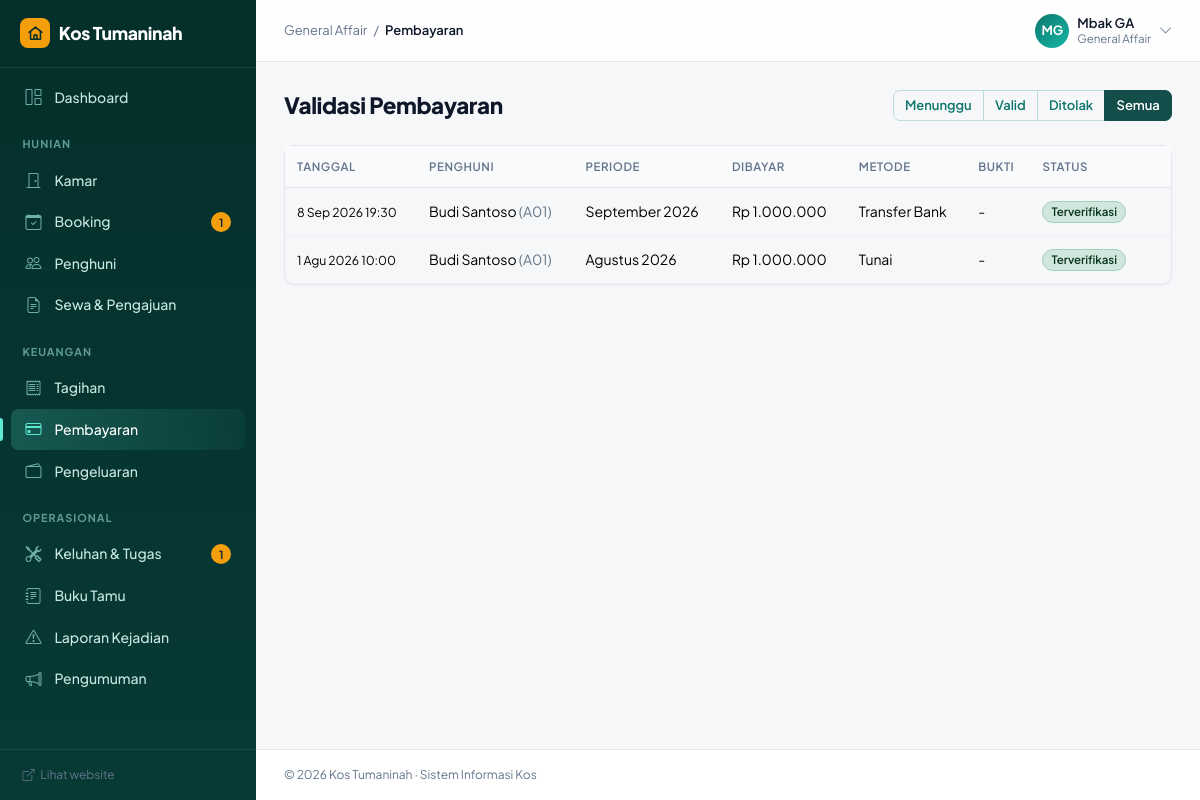
Page /ga/pembayaran.php?status=semua (signed in) on the committed database.
### tables this page shows
CREATE TABLE pembayaran (
    id              INT UNSIGNED AUTO_INCREMENT PRIMARY KEY,
    tagihan_id      INT UNSIGNED NOT NULL,
    tanggal_bayar   DATETIME NOT NULL DEFAULT CURRENT_TIMESTAMP,
    jumlah          INT UNSIGNED NOT NULL,
    metode          VARCHAR(30) NOT NULL,
    bukti           VARCHAR(255) NULL,
    status          ENUM('menunggu','valid','ditolak') NOT NULL DEFAULT 'menunggu',
    catatan         VARCHAR(255),
    divalidasi_oleh INT UNSIGNED NULL,
    FOREIGN KEY (tagihan_id) REFERENCES tagihan(id) ON DELETE CASCADE,
    FOREIGN KEY (divalidasi_oleh) REFERENCES users(id) ON DELETE SET NULL
);

CREATE TABLE users (
    id             INT UNSIGNED AUTO_INCREMENT PRIMARY KEY,
    nama           VARCHAR(100) NOT NULL,
    email          VARCHAR(100) NOT NULL UNIQUE,
    password       VARCHAR(255) NOT NULL,
    no_hp          VARCHAR(20),
    role           ENUM('owner','ga','penghuni','penjaga') NOT NULL DEFAULT 'penghuni',
    no_ktp         VARCHAR(20),
    alamat         TEXT,
    kontak_darurat VARCHAR(100),
    aktif          TINYINT(1) NOT NULL DEFAULT 1,
    created_at     DATETIME NOT NULL DEFAULT CURRENT_TIMESTAMP
);

CREATE TABLE kamar (
    id              INT UNSIGNED AUTO_INCREMENT PRIMARY KEY,
    nomor_kamar     VARCHAR(10) NOT NULL UNIQUE,
    harga_per_bulan INT UNSIGNED NOT NULL DEFAULT 1000000,
    ukuran          VARCHAR(20),
    status          ENUM('kosong','terisi','perbaikan') NOT NULL DEFAULT 'kosong',
    deskripsi       TEXT,
    created_at      DATETIME NOT NULL DEFAULT CURRENT_TIMESTAMP
);

CREATE TABLE tagihan (
    id          INT UNSIGNED AUTO_INCREMENT PRIMARY KEY,
    sewa_id     INT UNSIGNED NOT NULL,
    periode     CHAR(7) NOT NULL COMMENT 'format YYYY-MM',
    jumlah      INT UNSIGNED NOT NULL,
    jatuh_tempo DATE NOT NULL,
    status      ENUM('belum','menunggu','lunas') NOT NULL DEFAULT 'belum',
    created_at  DATETIME NOT NULL DEFAULT CURRENT_TIMESTAMP,
    UNIQUE KEY uq_tagihan (sewa_id, periode),
    FOREIGN KEY (sewa_id) REFERENCES sewa(id) ON DELETE CASCADE
);

### ga/pembayaran.php (the view, shortened to what this page needs)
<?php
require_once __DIR__ . '/../includes/functions.php';
$status = $_GET['status'] ?? 'menunggu';
$pembayaran = q(
    "SELECT p.*, t.periode, t.jumlah AS jumlah_tagihan, u.nama, k.nomor_kamar FROM pembayaran p
     JOIN tagihan t ON t.id = p.tagihan_id JOIN sewa s ON s.id = t.sewa_id
     JOIN users u ON u.id = s.user_id JOIN kamar k ON k.id = s.kamar_id
     WHERE ? = 'semua' OR p.status = ? ORDER BY p.tanggal_bayar DESC LIMIT 200",
    [$status, $status]
)->fetchAll();
require __DIR__ . '/../includes/header.php';
?>
<div class="d-flex justify-content-between align-items-center mb-4">
    <h1 class="h3 mb-0">Validasi Pembayaran</h1>
    <div class="btn-group">
        <?php foreach (['menunggu', 'valid', 'ditolak', 'semua'] as $s): ?>
            <a href="?status=<?= $s ?>" class="btn btn-sm btn-outline-primary <?= $status === $s ? 'active' : '' ?>"><?= ucfirst($s) ?></a>
        <?php endforeach; ?>
    </div>
</div>
<div class="card shadow-sm"><div class="card-body table-responsive">
    <table class="table">
        <thead><tr><th>Tanggal</th><th>Penghuni</th><th>Periode</th><th>Dibayar</th><th>Metode</th><th>Bukti</th><th>Status</th><th></th></tr></thead>
        <tbody>
        <?php foreach ($pembayaran as $p): ?>
            <tr>
                <td class="small"><?= tgl($p['tanggal_bayar'], true) ?></td>
                <td><?= e($p['nama']) ?> <span class="text-muted">(<?= e($p['nomor_kamar']) ?>)</span></td>
                <td><?= periode_label($p['periode']) ?></td>
                <td>
                    <?= rupiah($p['jumlah']) ?>
                </td>
                <td><?= e($p['metode']) ?></td>
                <td><?= $p['bukti'] ? '<a href="' . foto_url($p['bukti']) . '" target="_blank" class="btn btn-sm btn-outline-secondary"><i class="bi bi-image"></i> Lihat</a>' : '-' ?></td>
                <td><?= badge($p['status']) ?></td>
                <td>
                </td>
            </tr>
        <?php endforeach; ?>
        </tbody>
    </table>
</div></div>
<?php require __DIR__ . '/../includes/footer.php'; ?>

### includes/functions.php (shortened to what this page needs)
<?php
function db(): PDO
{
    static $pdo = null;
    if ($pdo === null) {
        $pdo = new PDO(
            'mysql:host=' . DB_HOST . ';dbname=' . DB_NAME . ';charset=utf8mb4',
            DB_USER,
            DB_PASS,
            [
                PDO::ATTR_ERRMODE            => PDO::ERRMODE_EXCEPTION,
                PDO::ATTR_DEFAULT_FETCH_MODE => PDO::FETCH_ASSOC,
            ]
        );
    }
    return $pdo;
}
function q(string $sql, array $params = []): PDOStatement
{
    $st = db()->prepare($sql);
    $st->execute($params);
    return $st;
}
function e($s): string
{
    return htmlspecialchars((string) $s, ENT_QUOTES, 'UTF-8');
}
function rupiah($n): string
{
    return 'Rp ' . number_format((int) $n, 0, ',', '.');
}
function tgl(?string $date, bool $jam = false): string
{
    $t = strtotime($date);
    $s = date('j', $t) . ' ' . substr(BULAN[(int) date('n', $t)], 0, 3) . ' ' . date('Y', $t);
    return $jam ? $s . ' ' . date('H:i', $t) : $s;
}
function periode_label(string $periode): string
{
    [$y, $m] = explode('-', $periode);
    return BULAN[(int) $m] . ' ' . $y;
}
function badge(string $status): string
{
    $warna = [
        'kosong' => 'success', 'terisi' => 'secondary', 'perbaikan' => 'warning',
        'pending' => 'warning', 'diterima' => 'success', 'ditolak' => 'danger', 'batal' => 'secondary',
        'aktif' => 'success', 'selesai' => 'success', 'disetujui' => 'success',
        'belum' => 'danger', 'menunggu' => 'warning', 'lunas' => 'success', 'valid' => 'success',
        'baru' => 'info', 'diproses' => 'primary',
    ];
    $label = [
        'kosong' => 'Tersedia', 'pending' => 'Menunggu', 'belum' => 'Belum dibayar',
        'menunggu' => 'Diverifikasi', 'valid' => 'Terverifikasi',
    ];
    $w = $warna[$status] ?? 'secondary';
    return '<span class="badge rounded-pill bg-' . $w . '-subtle text-' . $w . '-emphasis border border-' . $w . '-subtle">'
        . e($label[$status] ?? ucfirst($status)) . '</span>';
}
function logo_svg(): string
{
    return '<svg viewBox="0 0 24 24" fill="none" stroke="currentColor" stroke-width="2.2" stroke-linecap="round" stroke-linejoin="round">'
        . '<path d="M3 10.5 12 3l9 7.5"/><path d="M5 9v11h14V9"/><path d="M10 20v-6h4v6"/></svg>';
}

### assets/css/style.css (style rules this page uses)
:root { --brand: #0f766e; --brand-hover: #115e59; --brand-active: #134e4a; --brand-soft: #e7f3f1; --ink: #0f172a; --ink-2: #334155; --muted: #64748b; --line: #e5e7eb; --canvas: #f6f7f9; --sidebar: #0f172a; --radius: 10px; --bs-body-font-family: 'Plus Jakarta Sans', system-ui, -apple-system, 'Segoe UI', Roboto, sans-serif; --bs-body-font-size: .9375rem; --bs-body-color: var(--ink); --bs-body-bg: var(--canvas); --bs-secondary-color: var(--muted); --bs-border-color: var(--line); --bs-primary: #0f766e; --bs-primary-rgb: 15, 118, 110; --bs-primary-bg-subtle: #e7f3f1; --bs-primary-border-subtle: #b9ddd7; --bs-primary-text-emphasis: #115e59; --bs-link-color: #0f766e; --bs-link-color-rgb: 15, 118, 110; --bs-link-hover-color: #115e59; --bs-link-hover-color-rgb: 17, 94, 89; }
body { -webkit-font-smoothing: antialiased; letter-spacing: -.003em; }
h1, h2, h3, h4, h5, h6, .h1, .h2, .h3, .h4, .h5, .h6 { font-weight: 700; letter-spacing: -.015em; color: var(--ink); }
a { text-decoration: none; }
.text-muted { color: var(--muted) !important; }
.btn { font-weight: 600; font-size: .875rem; padding: .55rem 1.05rem; border-radius: 8px; }
.btn-sm { padding: .3rem .7rem; font-size: .8125rem; border-radius: 7px; }
.btn-outline-primary { --bs-btn-color: var(--brand); --bs-btn-border-color: #b9ddd7; --bs-btn-hover-bg: var(--brand); --bs-btn-hover-border-color: var(--brand); --bs-btn-active-bg: var(--brand-active); --bs-btn-active-border-color: var(--brand-active); }
.card { border: 1px solid var(--line); border-radius: var(--radius); }
.shadow-sm { box-shadow: 0 1px 2px rgba(15, 23, 42, .04) !important; }
.table { --bs-table-bg: transparent; font-size: .875rem; margin-bottom: 0; }
.table > thead th { font-size: .72rem; text-transform: uppercase; letter-spacing: .05em; color: var(--muted); font-weight: 600; background: #f8fafc; border-bottom: 1px solid var(--line); white-space: nowrap; }
.table td, .table th { vertical-align: middle; padding: .75rem .75rem; border-color: #eef0f3; }
.card-body.table-responsive, .card-body > .table-responsive { padding: 0; }
.badge { font-weight: 600; font-size: .72rem; padding: .38em .7em; }
.logo-mark svg { width: 17px; height: 17px; }
.app-content h1.h3, .app-content h1 { font-size: 1.4rem; font-weight: 800; letter-spacing: -.02em; }

### assets/css/motion.css (style rules this page uses)
:root { --ease-out: cubic-bezier(.22, .61, .36, 1); --dur: .45s; }
.btn { transition: background-color .15s ease, border-color .15s ease, color .15s ease, box-shadow .15s ease, transform .1s ease; }
.card { transition: border-color .2s ease, box-shadow .2s ease, transform .2s ease; }
.table tbody tr { transition: background-color .12s ease; }

### assets/css/theme.css (style rules this page uses)
:root { --deep: #042f2b; --deep-2: #0b4f48; --accent: #f59e0b; --accent-hover: #fbbf24; --mint: #5eead4; }
html { scroll-behavior: smooth; }

### rows in the picture
pembayaran: tanggal_bayar "8 Sep 2026 19:30", users.nama "Budi Santoso", kamar.nomor_kamar "A01", tagihan.periode "September 2026", jumlah "Rp 1.000.000", metode "Transfer Bank", status "Terverifikasi"
pembayaran: tanggal_bayar "1 Agu 2026 10:00", users.nama "Budi Santoso", kamar.nomor_kamar "A01", tagihan.periode "Agustus 2026", jumlah "Rp 1.000.000", metode "Tunai", status "Terverifikasi"

### other values in the picture
APP_NAME "Kos Tumaninah"
$label "Dashboard"
$seksi "HUNIAN"
$label "Kamar"
$label "Booking"
$counts[$path] "1"
$label "Penghuni"
$label "Sewa & Pengajuan"
$seksi "KEUANGAN"
$label "Tagihan"
$label "Pembayaran"
$label "Pengeluaran"
$seksi "OPERASIONAL"
$label "Keluhan & Tugas"
$label "Buku Tamu"
